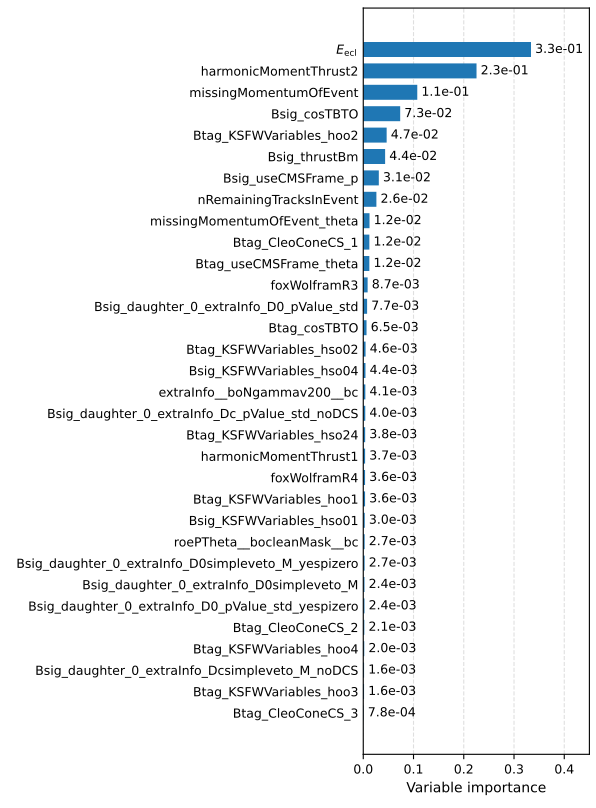

The script that saved this image:
#!/usr/bin/env python
import numpy as np
import sys, os
import math

import seaborn as sn
import pandas as pd
import matplotlib.pyplot as plt

import operator

unsorted_list = [('Bsig_cosTBTO',0.0734967),
('Bsig_KSFWVariables_hso01',0.00295744),
('Bsig_KSFWVariables_hso04',0.00439809),
('Bsig_thrustBm',0.0435055),
('Bsig_useCMSFrame_p',0.0309568),
('Btag_CleoConeCS_1',0.0121274),
('Btag_CleoConeCS_2',0.00213454),
('Btag_CleoConeCS_3',0.00077828),
('Btag_cosTBTO',0.00652719),
('Btag_KSFWVariables_hoo1',0.00358606),
('Btag_KSFWVariables_hoo2',0.0465571),
('Btag_KSFWVariables_hoo3',0.00159162),
('Btag_KSFWVariables_hoo4',0.00199616),
('Btag_KSFWVariables_hso02',0.00458749),
('Btag_KSFWVariables_hso24',0.00377825),
('Btag_useCMSFrame_theta',0.012093),
(r'$E_{\mathrm{ecl}}$', 0.333803),
('extraInfo__boNgammav200__bc',0.00413708),
('foxWolframR3',0.0086905),
('foxWolframR4',0.00358842),
('harmonicMomentThrust1',0.00367437),
('harmonicMomentThrust2',0.225409),
('missingMomentumOfEvent',0.107491),
('missingMomentumOfEvent_theta',0.0124422),
('nRemainingTracksInEvent',0.0261395),
('roePTheta__bocleanMask__bc',0.0027493),
('Bsig_daughter_0_extraInfo_Dc_pValue_std_noDCS',0.00399743),
('Bsig_daughter_0_extraInfo_Dcsimpleveto_M_noDCS',0.00162415),
('Bsig_daughter_0_extraInfo_D0_pValue_std',0.00765407),
('Bsig_daughter_0_extraInfo_D0simpleveto_M',0.00243661),
('Bsig_daughter_0_extraInfo_D0_pValue_std_yespizero',0.00241626),
('Bsig_daughter_0_extraInfo_D0simpleveto_M_yespizero',0.00267526)]

sorted_list = sorted(unsorted_list, key=operator.itemgetter(1), reverse=True)

features_sorted = []
importance_sorted = []

for i in sorted_list:
    features_sorted += [i[0]]
    importance_sorted += [i[1]]

features_sorted.reverse()
importance_sorted.reverse()

plt.rcParams.update({
    "font.size": 9,
    "pdf.fonttype": 42,
})

# 논문의 0.95\textwidth에 해당하는 폭으로 생성
fig, ax = plt.subplots(
    figsize=(15.124 / 2.54, 20.5 / 2.54)
)

# 긴 변수명을 위한 왼쪽 공간 확보
fig.subplots_adjust(
    left=0.61,
    right=0.99,
    bottom=0.065,
    top=0.99,
)

bars = ax.barh(
    features_sorted,
    importance_sorted,
    height=0.7,
)

ax.bar_label(
    bars,
    fmt="%.1e",
    padding=3,
    fontsize=9,
)

ax.set_xlim(0, 0.45)
ax.set_xticks([0.0, 0.1, 0.2, 0.3, 0.4])
ax.set_xlabel("Variable importance", fontsize=10)

ax.tick_params(axis="both", labelsize=9)
ax.tick_params(axis="y", length=0)
ax.set_axisbelow(True)
ax.grid(axis="x", linestyle="--", alpha=0.4)

# 지정한 물리적 크기를 유지
fig.savefig("Var_importance.pdf", bbox_inches=None)
plt.close(fig)
